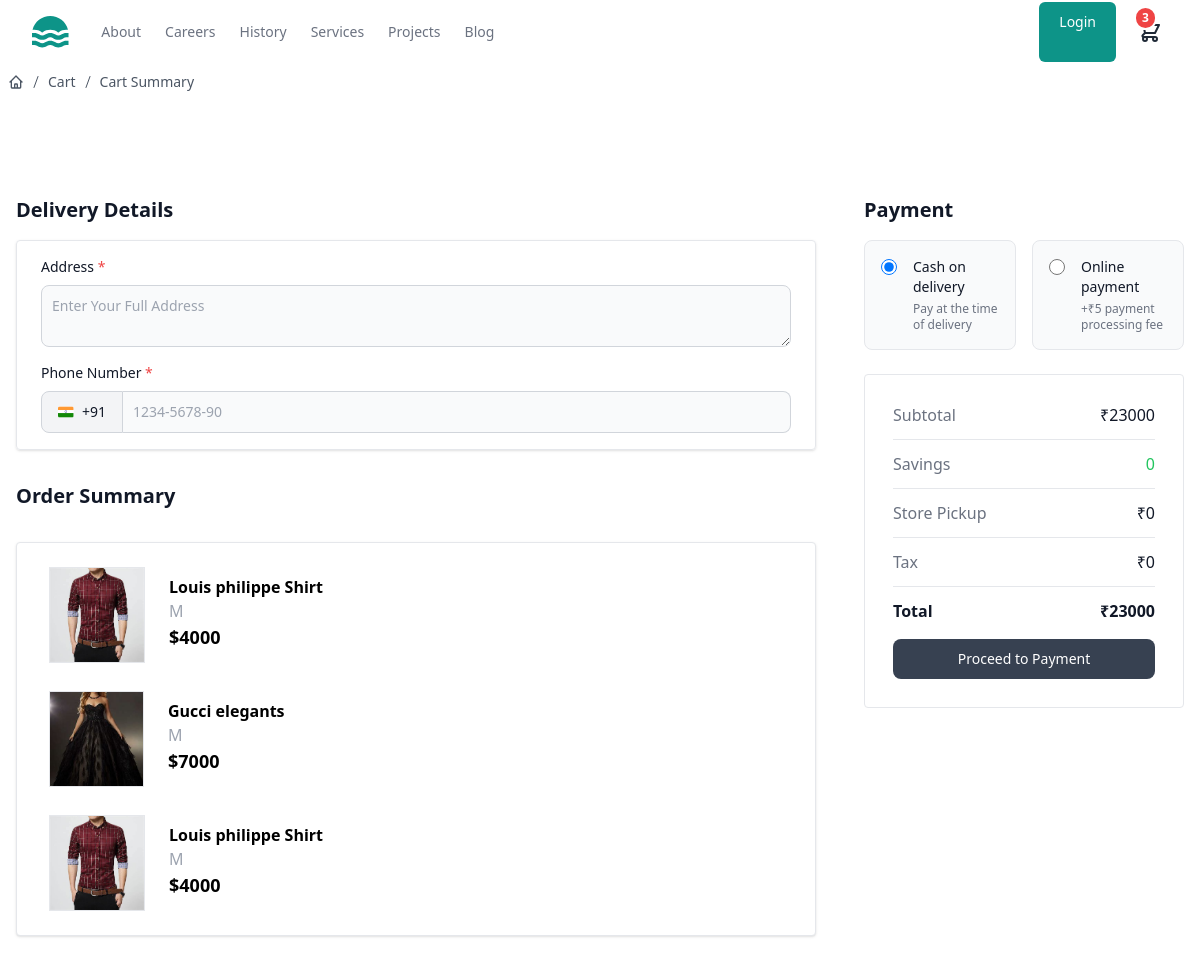
/order (signed in), run on an earlier commit of the app's database.
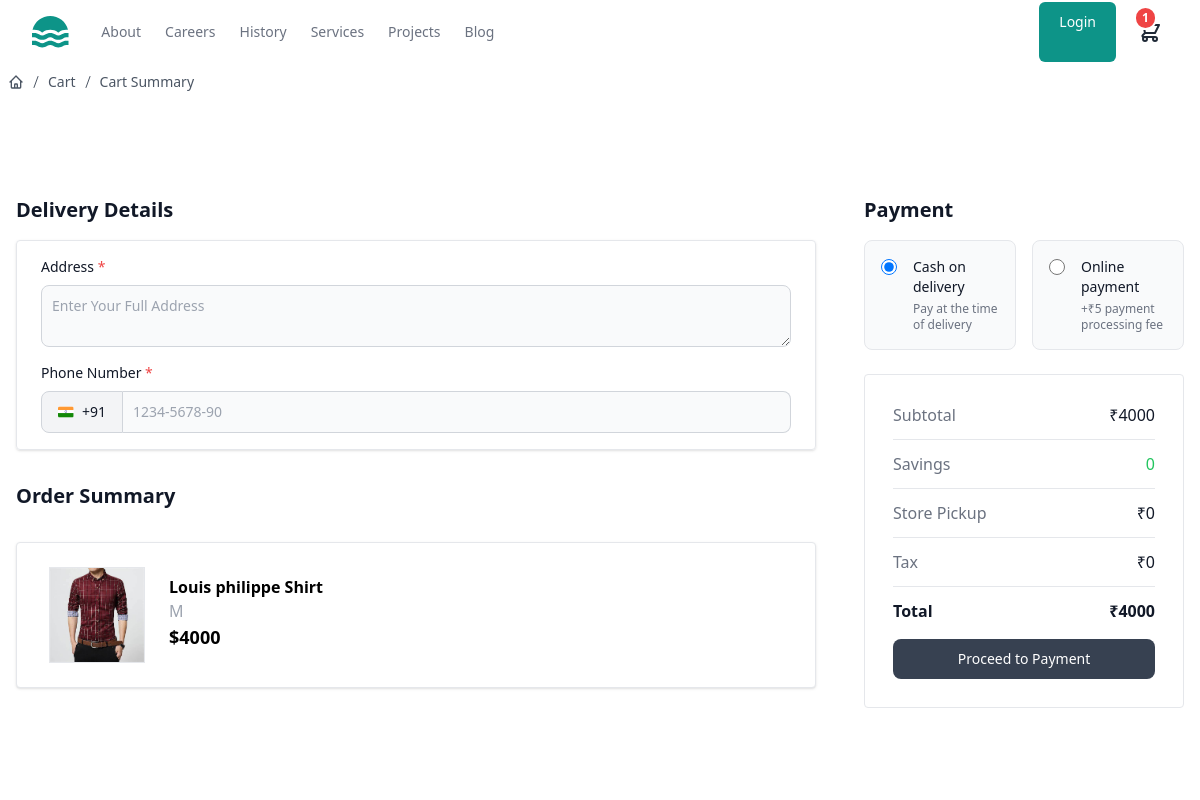
And on a later commit of the database.
### store/models.py (models this page shows, shortened)
class BaseModel(models.Model):
    created_date=models.DateTimeField(auto_now_add=True)
    updated_date=models.DateTimeField(auto_now=True)
    is_active=models.BooleanField(default=True)

class BasketItem(BaseModel):
    product_object=models.ForeignKey(Product,on_delete=models.CASCADE)
    quantity=models.PositiveIntegerField(default=1)
    size_object=models.ForeignKey(Size,on_delete=models.CASCADE)
    is_order_placed=models.BooleanField(default=False)
    basket_object=models.ForeignKey(Basket,on_delete=models.CASCADE,related_name="cart_item")
    @property
    def item_total(self):
        return self.product_object.price*self.quantity

class Product(BaseModel):
    title=models.CharField(max_length=200)
    description=models.TextField()
    price=models.PositiveIntegerField()
    picture=models.ImageField(upload_to="product_images",null=True,blank=True)
    brand_object=models.ForeignKey(Brand,on_delete=models.CASCADE)
    category_object=models.ForeignKey(Category,on_delete=models.CASCADE)
    size_objects=models.ManyToManyField(Size)
    tag_objects=models.ManyToManyField(Tag)
    color=models.CharField(max_length=200)

class Size(BaseModel):
    name=models.CharField(max_length=200)
    def __str__(self):
        return self.name

### store/views.py (the view, shortened to what this page needs)
# urls.py: path('order',views.PlaceOrderView.as_view(),name="placeorder"),
class PlaceOrderView(View):
    form_class=OrderForm
    template_name="order.html"
    def get(self,request,*args,**kwargs):
        form_instance=self.form_class()
        qs=request.user.cart.cart_item.filter(is_order_placed=False)
        total=sum([bi.item_total for bi in qs])
        return render(request,self.template_name,{"form":form_instance,"items":qs,"total":total})

### store/forms.py
class OrderForm(forms.ModelForm):
    class Meta:
        model=Order
        fields=["address","phone","payment_method"]

### store/context_processors.py (called while the page is built)
def item_count_context(request):
    count=0
    if request.user.is_authenticated:
        count=BasketItem.objects.filter(basket_object=request.user.cart,is_order_placed=False).count()
    return {"item_count":count}

### store/templates/order.html (shortened to what the changed rows need)
{% extends 'base.html' %}
{% block main_block %}
<section class="bg-white py-8 antialiased light:bg-gray-900 md:py-16">
  <form action="#" method="post" class="mx-auto max-w-screen-xl px-4 2xl:px-0">
      <div class="mt-6 sm:mt-8 lg:flex lg:items-start lg:gap-12 xl:gap-16">
        <div class="min-w-0 flex-1 space-y-8">
          <div class="space-y-4">
            <h2 class="text-xl font-semibold text-gray-900 light:text-white">Delivery Details</h2>
        </div>
          <h2 class="text-xl font-semibold text-gray-900 light:text-white">Order Summary</h2>
          <div class="space-y-3 border bg-white px-2 py-4 sm:px-6 shadow rounded">
           {% for bi in items%}
           <div class="flex flex-col rounded-lg bg-white sm:flex-row">
            {%if bi.product_object.picture%}
            <img class="m-2 h-24 w-28 border object-cover object-center"
            src="{{bi.product_object.picture.url}}"
            alt="" />
            {%else%}
            <img class="m-2 h-24 w-28 border object-cover object-center" src="https://images.unsplash.com/flagged/photo-1556637640-2c80d3201be8?ixlib=rb-1.2.1&ixid=MnwxMjA3fDB8MHxzZWFyY2h8M3x8c25lYWtlcnxlbnwwfHwwfHw%3D&auto=format&fit=crop&w=500&q=60" alt="" />
            {%endif%}
            <div class="flex w-full flex-col px-4 py-4">
              <span class="font-semibold">{{bi.product_object.title}}</span>
              <span class="float-right text-gray-400">{{bi.size_object}} </span>
              <p class="text-lg font-bold">${{bi.product_object.price}} </p>
            </div>
          </div>
           {%endfor%}
          </div>
        </div>
        <div class="mt-6 w-full space-y-6 sm:mt-8 lg:mt-0 lg:max-w-xs xl:max-w-md">
          <div class="flow-root border rounded p-7">
            <div class="-my-3 divide-y divide-gray-200 light:divide-gray-800">
              <dl class="flex items-center justify-between gap-4 py-3">
                <dt class="text-base font-normal text-gray-500 light:text-gray-400">Subtotal</dt>
                <dd class="text-base font-medium text-gray-900 light:text-white">₹{{total}}</dd>
              </dl>
              <dl class="flex items-center justify-between gap-4 py-3">
                <dt class="text-base font-bold text-gray-900 light:text-white">Total</dt>
                <dd class="text-base font-bold text-gray-900 light:text-white">₹{{total}}</dd>
              </dl>
            </div>
          </div>
        </div>
      </div>
    </form>
</section>
{% endblock %}

What changed in the data, as far as the page shows it:
no longer on this page (row edited): BasketItem: product_object.picture (picture), product_object "Gucci elegants", size_object "M", product_object.price "7000"
no longer on this page (row edited): BasketItem: product_object.picture (picture), product_object "Louis philippe Shirt", size_object "M", product_object.price "4000"
Also different on the page:
{{ item_count }}: "3" → "1"
{{ total }}: "23000" → "4000"
